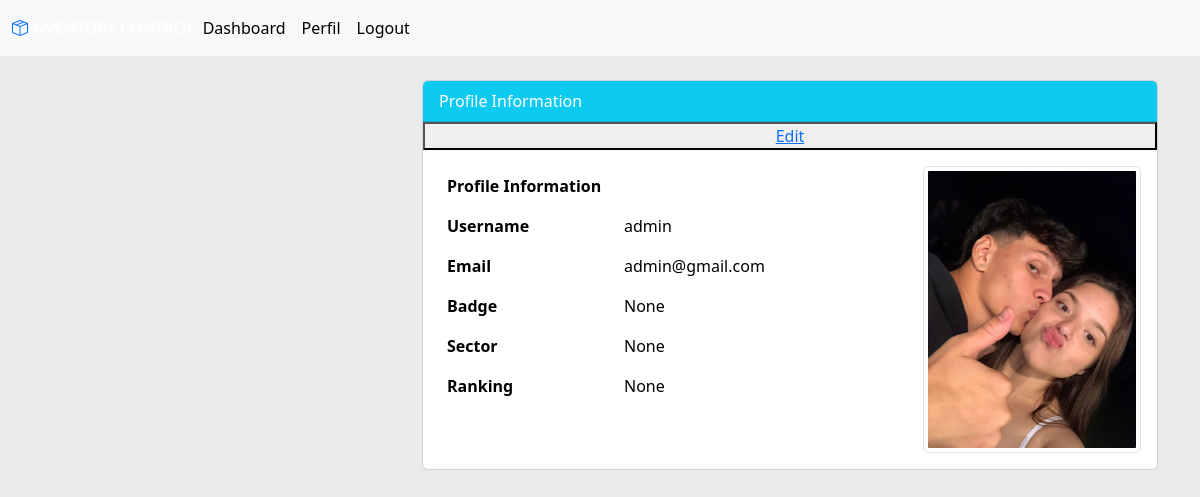
/profile/ (signed in), run on an earlier commit of the app's database.
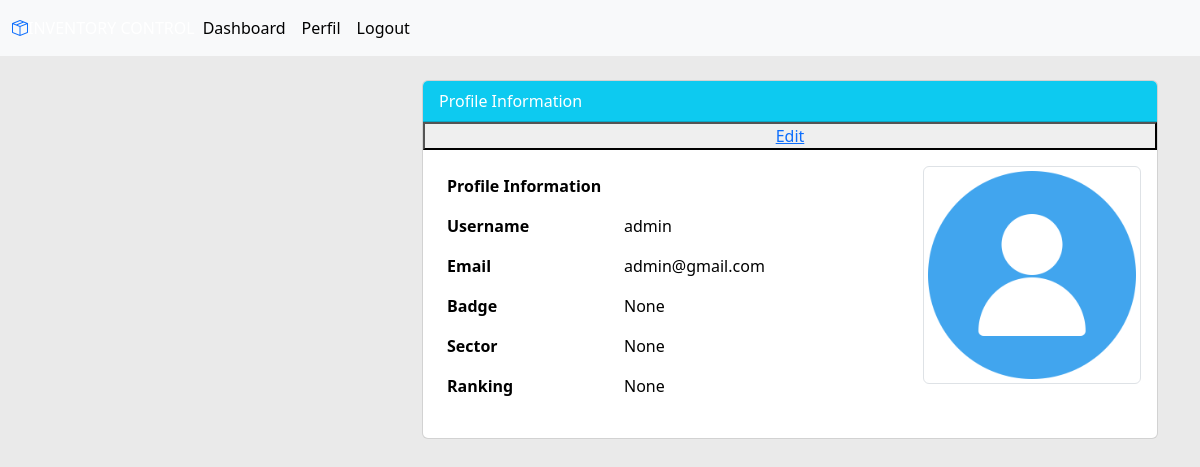
And on a later commit of the database.
### user/models.py (models this page shows, shortened)
class User(AbstractUser):
    badge = models.IntegerField(null=True, blank=True, unique=True)
    ranking = models.CharField(max_length=100, null=True, blank=True)
    sector = models.ForeignKey(Sector, on_delete=models.SET_NULL, null=True, blank=True)

class Profile(models.Model):
    user = models.OneToOneField(User, on_delete=models.CASCADE)
    image = models.ImageField(default='avatar.png', upload_to='profile_pics')

### user/views.py (the view)
# urls.py: path('profile/', user_view.profile, name='user-profile'),
@login_required
def profile(request):
    user = request.user
    return render(request, 'user/profile.html', {'user': user})

### templates/user/profile.html (shortened to what this page needs)
{% extends 'partials/base.html' %}
{% block content %}
<div class="row my-4">
    <div class="col-md-4"></div>
    <div class="col-md-8">
        <div class="card">
            <div class="card-header bg-info text-white">
                Profile Information
            </div>
            <button>
                <a href="{% url 'user-profile-update' %}">
                    Edit
                </a>
            </button>
            <div class="row p-3">
                <div class="col-md-8">
                    <table class="table table-borderless">
                        <thead>
                            <tr>
                                <th colspan="2">Profile Information</th>
                            </tr>
                        </thead>
                        <tbody>
                            <tr>
                                <th scope="row">Username</th>
                                <td>{{ user.username }}</td>
                            </tr>
                            <tr>
                                <th scope="row">Email</th>
                                <td>{{ user.email }}</td>
                            </tr>
                            <tr>
                                <th scope="row">Badge</th>
                                <td>{{ user.badge }}</td>
                            </tr>
                            <tr>
                                <th scope="row">Sector</th>
                                <td>{{ user.sector }}</td>
                            </tr>
                            <tr>
                                <th scope="row">Ranking</th>
                                <td>{{ user.ranking }}</td>
                            </tr>
                        </tbody>
                    </table>
                </div>
                <div class="col-md-4">
                    <img class="img-thumbnail" src="{{ user.profile.image.url }}" alt="profile-image">
                </div>
            </div>
        </div>
    </div>
</div>
{% endblock %}

What changed in the data, as far as the page shows it:
changed User "admin": profile.image: picture removed, a placeholder shows
